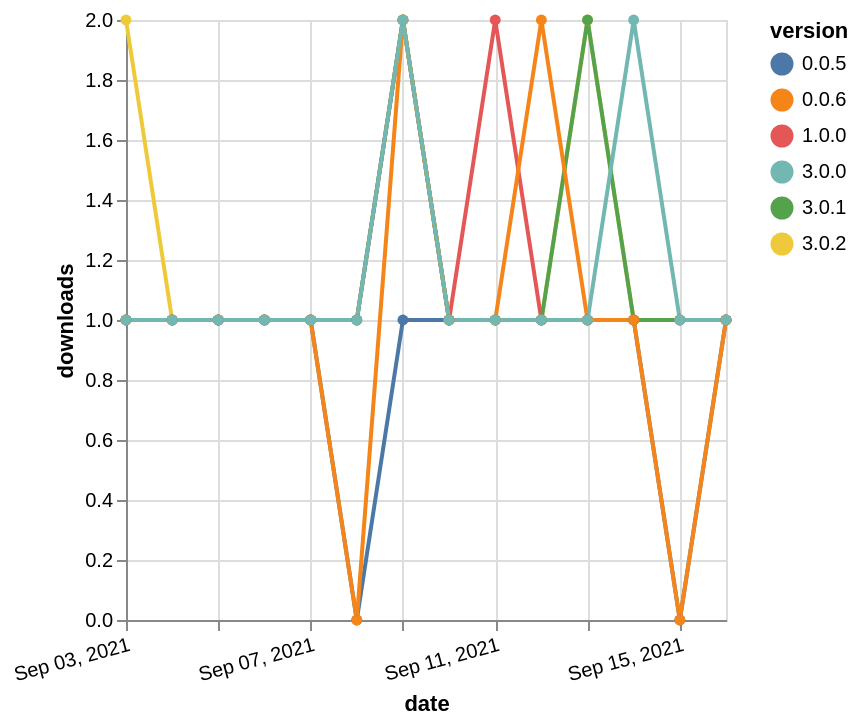

Source (Vega-Lite JSON):
### Vega-Lite specification from a JSON file in a GitHub repository (floating-point values rounded to 4 significant figures)
{"$schema": "https://vega.github.io/schema/vega-lite/v5.json", "description": "A simple bar chart with embedded data.", "data": {"values": [{"date": "2021-09-03", "total": 236, "delta": 2, "version": "3.0.2"}, {"date": "2021-09-04", "total": 237, "delta": 1, "version": "3.0.2"}, {"date": "2021-09-05", "total": 238, "delta": 1, "version": "3.0.2"}, {"date": "2021-09-06", "total": 239, "delta": 1, "version": "3.0.2"}, {"date": "2021-09-07", "total": 240, "delta": 1, "version": "3.0.2"}, {"date": "2021-09-08", "total": 241, "delta": 1, "version": "3.0.2"}, {"date": "2021-09-09", "total": 243, "delta": 2, "version": "3.0.2"}, {"date": "2021-09-10", "total": 244, "delta": 1, "version": "3.0.2"}, {"date": "2021-09-11", "total": 245, "delta": 1, "version": "3.0.2"}, {"date": "2021-09-12", "total": 246, "delta": 1, "version": "3.0.2"}, {"date": "2021-09-13", "total": 248, "delta": 2, "version": "3.0.2"}, {"date": "2021-09-14", "total": 249, "delta": 1, "version": "3.0.2"}, {"date": "2021-09-15", "total": 250, "delta": 1, "version": "3.0.2"}, {"date": "2021-09-16", "total": 251, "delta": 1, "version": "3.0.2"}, {"date": "2021-09-03", "total": 216, "delta": 1, "version": "0.0.5"}, {"date": "2021-09-04", "total": 217, "delta": 1, "version": "0.0.5"}, {"date": "2021-09-05", "total": 218, "delta": 1, "version": "0.0.5"}, {"date": "2021-09-06", "total": 219, "delta": 1, "version": "0.0.5"}, {"date": "2021-09-07", "total": 220, "delta": 1, "version": "0.0.5"}, {"date": "2021-09-08", "total": 220, "delta": 0, "version": "0.0.5"}, {"date": "2021-09-09", "total": 221, "delta": 1, "version": "0.0.5"}, {"date": "2021-09-10", "total": 222, "delta": 1, "version": "0.0.5"}, {"date": "2021-09-11", "total": 223, "delta": 1, "version": "0.0.5"}, {"date": "2021-09-12", "total": 224, "delta": 1, "version": "0.0.5"}, {"date": "2021-09-13", "total": 225, "delta": 1, "version": "0.0.5"}, {"date": "2021-09-14", "total": 226, "delta": 1, "version": "0.0.5"}, {"date": "2021-09-15", "total": 226, "delta": 0, "version": "0.0.5"}, {"date": "2021-09-16", "total": 227, "delta": 1, "version": "0.0.5"}, {"date": "2021-09-03", "total": 175, "delta": 1, "version": "1.0.0"}, {"date": "2021-09-04", "total": 176, "delta": 1, "version": "1.0.0"}, {"date": "2021-09-05", "total": 177, "delta": 1, "version": "1.0.0"}, {"date": "2021-09-06", "total": 178, "delta": 1, "version": "1.0.0"}, {"date": "2021-09-07", "total": 179, "delta": 1, "version": "1.0.0"}, {"date": "2021-09-08", "total": 180, "delta": 1, "version": "1.0.0"}, {"date": "2021-09-09", "total": 182, "delta": 2, "version": "1.0.0"}, {"date": "2021-09-10", "total": 183, "delta": 1, "version": "1.0.0"}, {"date": "2021-09-11", "total": 185, "delta": 2, "version": "1.0.0"}, {"date": "2021-09-12", "total": 186, "delta": 1, "version": "1.0.0"}, {"date": "2021-09-13", "total": 187, "delta": 1, "version": "1.0.0"}, {"date": "2021-09-14", "total": 188, "delta": 1, "version": "1.0.0"}, {"date": "2021-09-15", "total": 189, "delta": 1, "version": "1.0.0"}, {"date": "2021-09-16", "total": 190, "delta": 1, "version": "1.0.0"}, {"date": "2021-09-03", "total": 145, "delta": 1, "version": "3.0.1"}, {"date": "2021-09-04", "total": 146, "delta": 1, "version": "3.0.1"}, {"date": "2021-09-05", "total": 147, "delta": 1, "version": "3.0.1"}, {"date": "2021-09-06", "total": 148, "delta": 1, "version": "3.0.1"}, {"date": "2021-09-07", "total": 149, "delta": 1, "version": "3.0.1"}, {"date": "2021-09-08", "total": 150, "delta": 1, "version": "3.0.1"}, {"date": "2021-09-09", "total": 152, "delta": 2, "version": "3.0.1"}, {"date": "2021-09-10", "total": 153, "delta": 1, "version": "3.0.1"}, {"date": "2021-09-11", "total": 154, "delta": 1, "version": "3.0.1"}, {"date": "2021-09-12", "total": 155, "delta": 1, "version": "3.0.1"}, {"date": "2021-09-13", "total": 157, "delta": 2, "version": "3.0.1"}, {"date": "2021-09-14", "total": 158, "delta": 1, "version": "3.0.1"}, {"date": "2021-09-15", "total": 159, "delta": 1, "version": "3.0.1"}, {"date": "2021-09-16", "total": 160, "delta": 1, "version": "3.0.1"}, {"date": "2021-09-03", "total": 485, "delta": 1, "version": "0.0.6"}, {"date": "2021-09-04", "total": 486, "delta": 1, "version": "0.0.6"}, {"date": "2021-09-05", "total": 487, "delta": 1, "version": "0.0.6"}, {"date": "2021-09-06", "total": 488, "delta": 1, "version": "0.0.6"}, {"date": "2021-09-07", "total": 489, "delta": 1, "version": "0.0.6"}, {"date": "2021-09-08", "total": 489, "delta": 0, "version": "0.0.6"}, {"date": "2021-09-09", "total": 491, "delta": 2, "version": "0.0.6"}, {"date": "2021-09-10", "total": 492, "delta": 1, "version": "0.0.6"}, {"date": "2021-09-11", "total": 493, "delta": 1, "version": "0.0.6"}, {"date": "2021-09-12", "total": 495, "delta": 2, "version": "0.0.6"}, {"date": "2021-09-13", "total": 496, "delta": 1, "version": "0.0.6"}, {"date": "2021-09-14", "total": 497, "delta": 1, "version": "0.0.6"}, {"date": "2021-09-15", "total": 497, "delta": 0, "version": "0.0.6"}, {"date": "2021-09-16", "total": 498, "delta": 1, "version": "0.0.6"}, {"date": "2021-09-03", "total": 148, "delta": 1, "version": "3.0.0"}, {"date": "2021-09-04", "total": 149, "delta": 1, "version": "3.0.0"}, {"date": "2021-09-05", "total": 150, "delta": 1, "version": "3.0.0"}, {"date": "2021-09-06", "total": 151, "delta": 1, "version": "3.0.0"}, {"date": "2021-09-07", "total": 152, "delta": 1, "version": "3.0.0"}, {"date": "2021-09-08", "total": 153, "delta": 1, "version": "3.0.0"}, {"date": "2021-09-09", "total": 155, "delta": 2, "version": "3.0.0"}, {"date": "2021-09-10", "total": 156, "delta": 1, "version": "3.0.0"}, {"date": "2021-09-11", "total": 157, "delta": 1, "version": "3.0.0"}, {"date": "2021-09-12", "total": 158, "delta": 1, "version": "3.0.0"}, {"date": "2021-09-13", "total": 159, "delta": 1, "version": "3.0.0"}, {"date": "2021-09-14", "total": 161, "delta": 2, "version": "3.0.0"}, {"date": "2021-09-15", "total": 162, "delta": 1, "version": "3.0.0"}, {"date": "2021-09-16", "total": 163, "delta": 1, "version": "3.0.0"}]}, "width": "container", "mark": {"type": "line", "point": {"filled": true}}, "encoding": {"x": {"field": "date", "type": "temporal", "timeUnit": "yearmonthdate", "title": "date", "axis": {"labelAngle": -15}}, "y": {"field": "delta", "type": "quantitative", "title": "downloads"}, "color": {"field": "version", "type": "nominal"}, "tooltip": {"field": "delta"}}}
